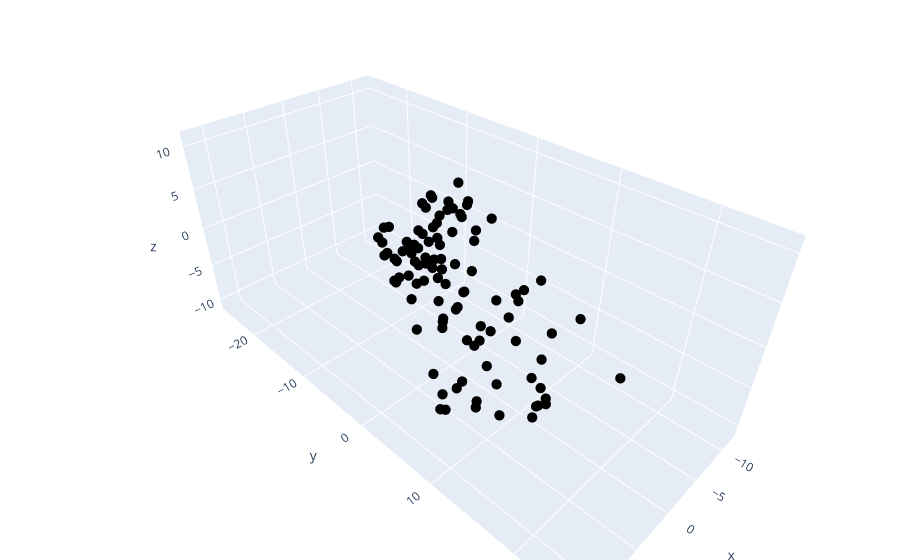

This figure's notebook cell:
### Code cell
import plotly.graph_objects as go

# two vectors in R3
v1 = np.array([ 3,5,1 ])
v2 = np.array([ 0,2,2 ])

## uncomment the lines below for the second part
# v1 = np.array([ 3.0,5.0,1.0 ])
# v2 = np.array([ 1.5,2.5,0.5 ])


# random scalars in the x-axis range
scalars = np.random.uniform(low=xlim[0],high=xlim[1],size=(100,2))



# create random points
points = np.zeros((100,3))
for i in range(len(scalars)):

  # define this point as a random weighted combination of the two vectors
  points[i,:] = v1*scalars[i,0] + v2*scalars[i,1]


# draw the dots in the plane
fig = go.Figure( data=[go.Scatter3d(x=points[:,0], y=points[:,1], z=points[:,2], 
                                    mode='markers', marker=dict(size=6,color='black') )])

fig.update_layout(margin=dict(l=0,r=0,b=0,t=0))
plt.savefig('Figure_03_07b.png',dpi=300)
fig.show()
